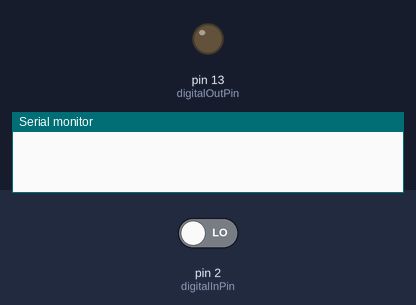
Simulated run of this sketch. Board: Arduino Uno, built with avr-gcc and run on an emulated ATmega328P. On the bench: output pins drawn as LEDs (lit = HIGH), the last lines printed to the serial monitor. The test bench sets the inputs (shaded band); at power-on: pin 2 (digitalInPin) LOW.

Above: at 1.2 s.
1.3 s: pin 2 (digitalInPin) driven HIGH
At 2.5 s:
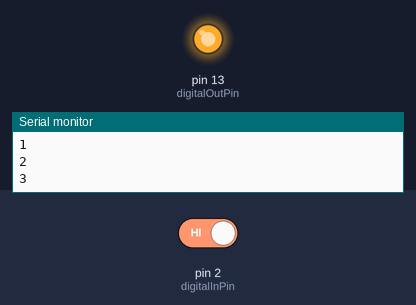
2.8 s: pin 2 (digitalInPin) driven LOW
At 3.7 s:
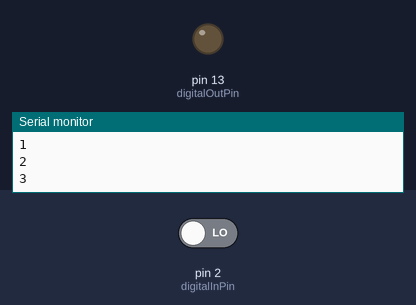
Timing chart, 0 to 5.8 s (numbered marks = the images above; inputs shaded):
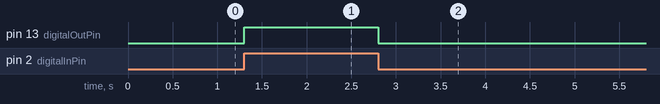

Measured:
- after the input at 1.3 s, pin 13 (digitalOutPin): LOW → HIGH at once
- after the input at 2.8 s, pin 13 (digitalOutPin): HIGH → LOW at once

The sketch:

pushbutton.ino
```cpp
int digitalInPin = 2;
int digitalOutPin = 13;
int val = 0;
int count = 0;

void setup() {
  // put your setup code here, to run once:
  Serial.begin(9600);
  pinMode(digitalInPin, INPUT);
  pinMode(digitalOutPin, OUTPUT);
}

void loop() {
  // put your main code here, to run repeatedly:
  val = digitalRead(digitalInPin);
  if(val == HIGH)
  {
    digitalWrite(digitalOutPin, HIGH);
    count++;
    Serial.println(count);
    delay(500);
  }
  else
  {
    digitalWrite(digitalOutPin, LOW);
  }
}
```
